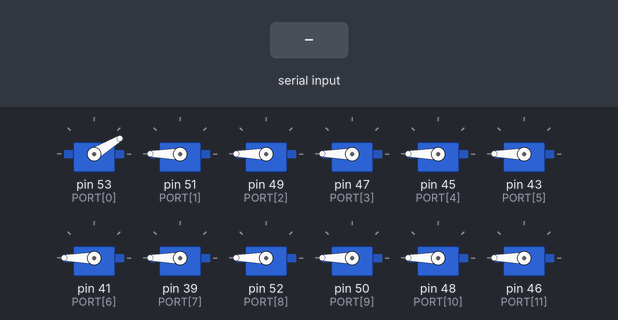
A sketch run on a simulated Arduino Mega 2560, built with avr-gcc and run on an emulated ATmega2560. Shown: 12 × servo. Inputs (shaded band) come from the test bench.

Above: at 1.2 s.
1.3 s: byte 221 (0xDD) received over Serial
At 1.45 s:
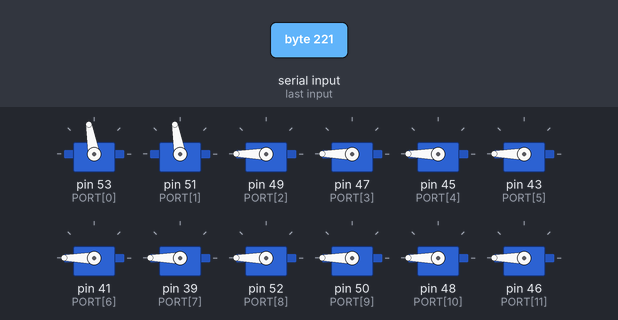
At 2.7 s:
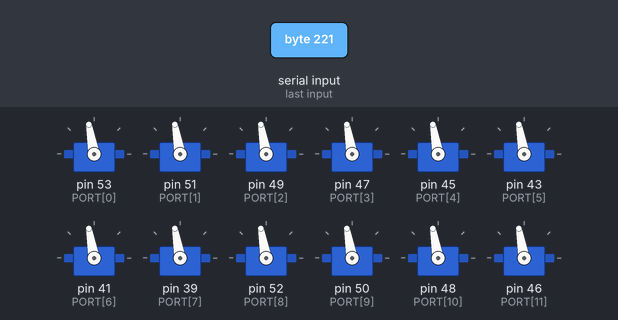
Timing chart, 0 to 6.3 s (numbered marks = the images above; inputs shaded):
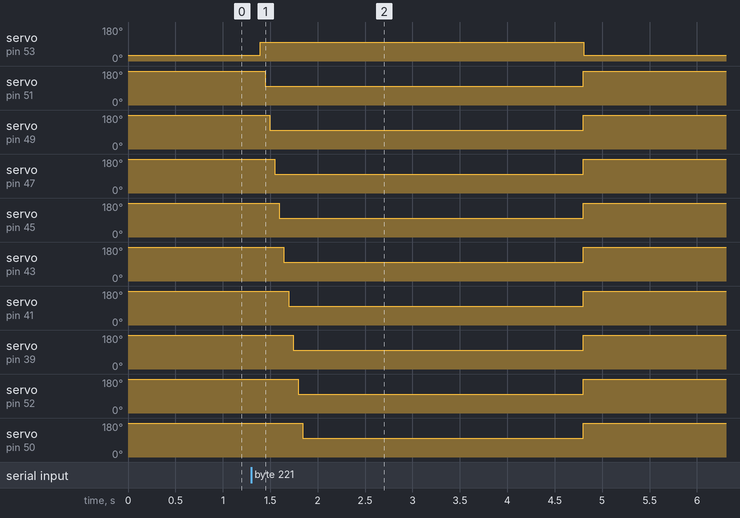

Measured:
- after the input at 1.3 s, servo on pin 53 (PORT[0]): 31° → 100° after 0.09 s, → 31° 3.4 s later; servo on pin 51 (PORT[1]): 180° → 100° after 0.14 s, → 180° 3.4 s later

The sketch:

serial_master.ino
```cpp
#include<Servo.h>
#include<string.h>
#define SLAVES 2

byte init_buf= 0xFF;
byte pixel_data[64];
char frame_buf[48];//+1?
char slv_buf[2][65]; //8+1?
Servo mst_servo[48];
int PORT[]={53,51,49,47,45,43,41,39,52,50,48,46,44,42,40,38,36,34,32,30,28,26,24,22,A0,A1,A2,A3,A4,A5,A6,A7,A8,A9,8,9,10,11,12,13,23,25,27,29,31,33,35,37};


void setup() {
  Serial.begin(9600);
  Serial1.begin(9600);
  Serial2.begin(9600);
  for(int i =0; i<48; i++){
    mst_servo[i].attach(PORT[i]);
  }
  //Serial.clear();
  //Serial.println(0xFE);
  resetValue();
}
/*Serial.print(pixel_data[i]);
        if(i%8 == 7)
          Serial.println();*/
void loop() { //1번? 아님 젤마지막? 왜 움직이는거지... 1번인거같은데
  //receive
  if(Serial.available()){
    init_buf = Serial.read();
    if(init_buf==0xFE)
      for(int i=0; i < 64; i++)
        pixel_data[i]=Serial.read(); //시리얼 리드 도중에 시간이?
    else if(init_buf == 0xDD)
       moveServo2(48);
  }
  else{
    resetValue();//or configurated values
  }
  dataPartition();

  Serial1.write(slv_buf[0],sizeof(slv_buf[0]));//slv1
  Serial2.write(slv_buf[1],sizeof(slv_buf[1]));//slv2
   //wait for reading

  moveServo(48);
  delay(150); //딜레이는 안정적인 데이터 해석을 위해 필요?..
}

void moveServo(int amount){
  for(int i=0;i<amount;i++){
    mst_servo[i].write((byte)frame_buf[i]);
    //delay(50);
  }
}

void moveServo2(int amount){
  for(int i=0;i<amount;i++){
    mst_servo[i].write(100/*180-mst_buf[i]*/);
    delay(50);
  }
  delay(1000);
  for(int i=0;i<amount;i++){
    mst_servo[i].write(180);
  }
}

void dataPartition(){
  memcpy(frame_buf,pixel_data,sizeof(frame_buf));
  memcpy(slv_buf[0]+1,pixel_data,sizeof(slv_buf[0]));
  memcpy(slv_buf[1]+1,pixel_data,sizeof(slv_buf[1]));
  slv_buf[0][0]= 0xFE;
  //slv_buf[0][8] = '\0';
  slv_buf[1][0]= 0xFE;
  //slv_buf[1][8] = '\0';
  //Serial.println(slv_buf[1]);
}

void resetValue(){//or configurated values
  for(int i =0; i<64; i++)
    pixel_data[i] =180; //or configurated values
  //moveServo(48);
}
```
